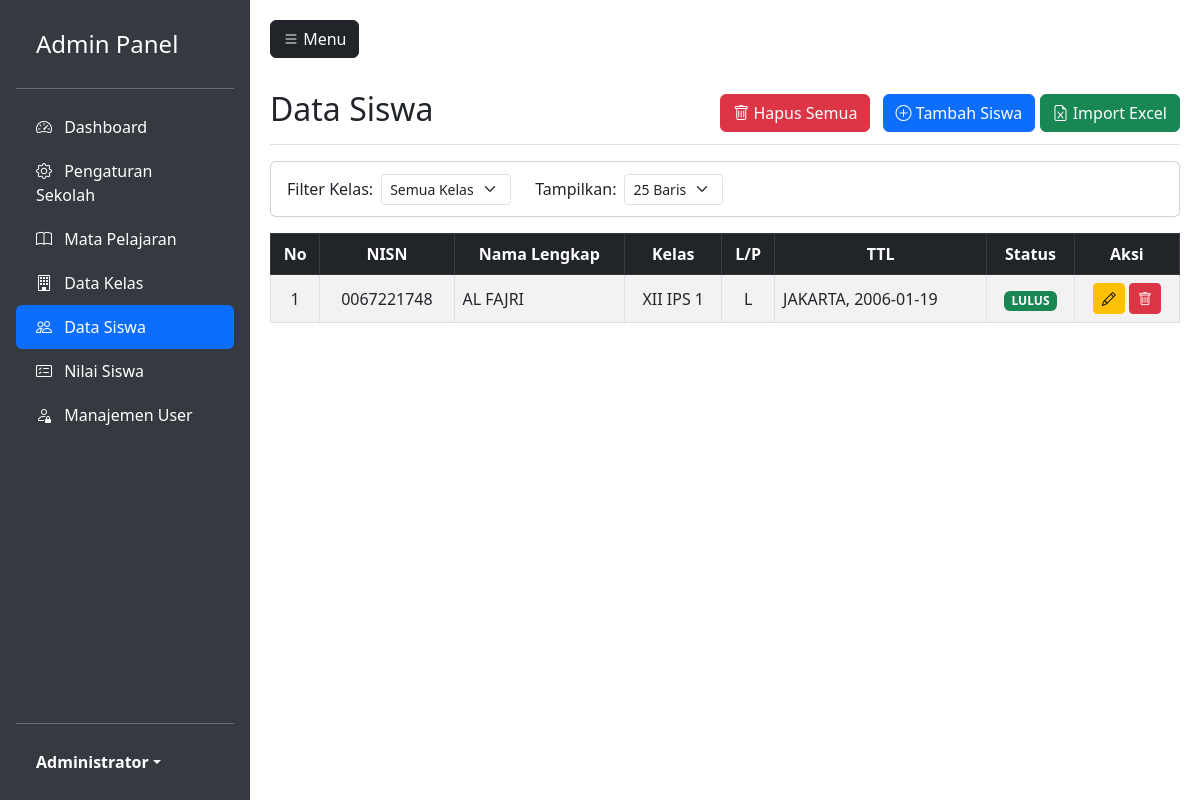
The page /admin/students.php (signed in) on the database as committed earlier.
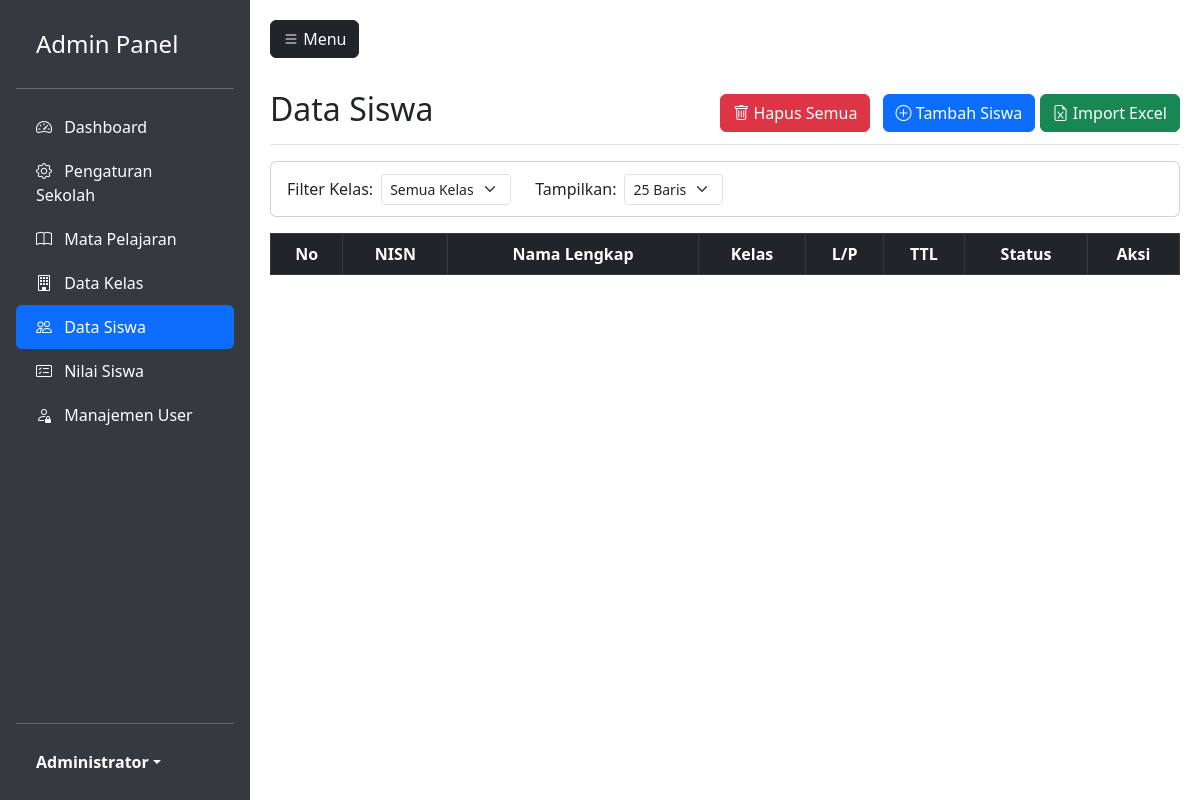
The same page on the database as committed later.
### tables this page shows
CREATE TABLE `students` (
  `id` int(11) NOT NULL,
  `nisn` varchar(20) NOT NULL,
  `name` varchar(100) NOT NULL,
  `class` varchar(20) NOT NULL,
  `gender` enum('L','P') DEFAULT NULL,
  `pob` varchar(100) DEFAULT NULL,
  `dob` date DEFAULT NULL,
  `status` enum('LULUS','TIDAK LULUS') DEFAULT 'LULUS'
);

### admin/students.php (the view, shortened to what this page needs)
<?php
require_once 'header.php';
$limit = $_GET['limit'] ?? '25';
$query = "SELECT * FROM students";
$params = [];
$query .= " ORDER BY class, name";
if ($limit != 'all') {
    $query .= " LIMIT " . intval($limit);
}
$stmt = $pdo->prepare($query);
$stmt->execute($params);
$students = $stmt->fetchAll();
?>
<div class="d-flex justify-content-between flex-wrap flex-md-nowrap align-items-center pt-3 pb-2 mb-3 border-bottom">
    <h1 class="h2">Data Siswa</h1>
    <div>
        <form method="POST" class="d-inline" onsubmit="return confirm('PERINGATAN: Anda yakin ingin menghapus SEMUA data siswa?\n\nData Nilai juga akan ikut terhapus.\nTindakan ini TIDAK BISA dibatalkan!')">
            <button type="submit" class="btn btn-danger me-2"><i class="bi bi-trash"></i> Hapus Semua</button>
        </form>
        <button type="button" class="btn btn-primary" data-bs-toggle="modal" data-bs-target="#studentModal" onclick="resetForm()">
            <i class="bi bi-plus-circle"></i> Tambah Siswa
        </button>
        <a href="import_students.php" class="btn btn-success"><i class="bi bi-file-earmark-excel"></i> Import Excel</a>
    </div>
</div>
<div class="card mb-3">
    <div class="card-body py-2">
        <form method="GET" class="row g-2 align-items-center">
            <div class="col-auto">
                <label class="col-form-label">Filter Kelas:</label>
            </div>
            <div class="col-auto">
                <select name="filter_class" class="form-select form-select-sm" onchange="this.form.submit()">
                    <option value="">Semua Kelas</option>
                </select>
            </div>
            <div class="col-auto ms-3">
                <label class="col-form-label">Tampilkan:</label>
            </div>
            <div class="col-auto">
                <select name="limit" class="form-select form-select-sm" onchange="this.form.submit()">
                    <option value="25" <?= $limit == '25' ? 'selected' : '' ?>>25 Baris</option>
                </select>
            </div>
        </form>
    </div>
</div>
<div class="table-responsive">
    <table class="table table-striped table-bordered align-middle">
        <thead class="table-dark text-center">
            <tr>
                <th>No</th>
                <th>NISN</th>
                <th>Nama Lengkap</th>
                <th>Kelas</th>
                <th>L/P</th>
                <th>TTL</th>
                <th>Status</th>
                <th>Aksi</th>
            </tr>
        </thead>
        <tbody>
            <?php foreach ($students as $index => $student): ?>
            <tr>
                <td class="text-center"><?= $index + 1 ?></td>
                <td class="text-center"><?= htmlspecialchars($student['nisn']) ?></td>
                <td><?= htmlspecialchars($student['name']) ?></td>
                <td class="text-center"><?= htmlspecialchars($student['class']) ?></td>
                <td class="text-center"><?= htmlspecialchars($student['gender']) ?></td>
                <td><?= htmlspecialchars($student['pob']) ?>, <?= htmlspecialchars($student['dob']) ?></td>
                <td class="text-center">
                    <?php if($student['status'] == 'LULUS'): ?>
                        <span class="badge bg-success">LULUS</span>
                    <?php else: ?>
                        <span class="badge bg-danger">TIDAK LULUS</span>
                    <?php endif; ?>
                </td>
                <td class="text-center">
                    <button class="btn btn-sm btn-warning" onclick='editStudent(<?= json_encode($student, JSON_HEX_APOS) ?>)'><i class="bi bi-pencil"></i></button>
                    <form method="POST" class="d-inline" onsubmit="return confirm('Hapus siswa ini?')">
                        <button type="submit" class="btn btn-sm btn-danger"><i class="bi bi-trash"></i></button>
                    </form>
                </td>
            </tr>
            <?php endforeach; ?>
        </tbody>
    </table>
</div>
<?php require_once 'footer.php'; ?>

Rows that differ between the two databases and show on the page:
removed students: nisn "0067221748", name "AL FAJRI", class "XII IPS 1", gender "L", pob "JAKARTA", dob "2006-01-19", status "LULUS"
